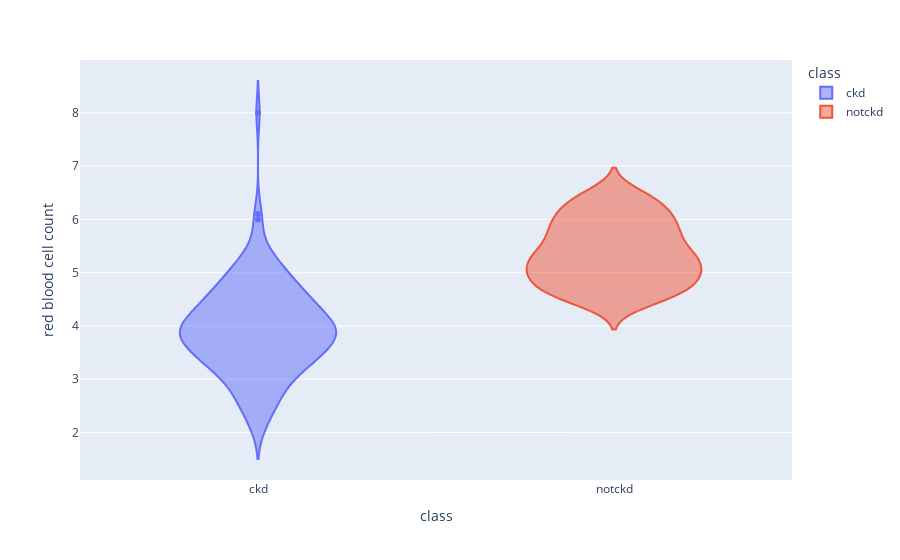

Notebook code for this chart:
### Code cell
import plotly.express as px
px.violin(df, y='red blood cell count', x='class', color='class')

### Figure 1 — Plotly figure (JSON) as saved in the notebook; plotly's stock layout.template omitted (floating-point values rounded to 4 significant figures; data arrays with more than 128 entries replaced by an {"elided": "..."} marker saying what was removed)
{"data": [{"alignmentgroup": "True", "box": {"visible": false}, "hovertemplate": "class=%{x}<br>red blood cell count=%{y}<extra></extra>", "legendgroup": "ckd", "marker": {"color": "#636efa"}, "name": "ckd", "offsetgroup": "ckd", "orientation": "v", "scalegroup": "True", "showlegend": true, "type": "violin", "x": {"elided": "250 str values"}, "x0": " ", "xaxis": "x", "y": {"elided": "250 float values"}, "y0": " ", "yaxis": "y"}, {"alignmentgroup": "True", "box": {"visible": false}, "hovertemplate": "class=%{x}<br>red blood cell count=%{y}<extra></extra>", "legendgroup": "notckd", "marker": {"color": "#EF553B"}, "name": "notckd", "offsetgroup": "notckd", "orientation": "v", "scalegroup": "True", "showlegend": true, "type": "violin", "x": {"elided": "150 str values"}, "x0": " ", "xaxis": "x", "y": {"elided": "150 float values"}, "y0": " ", "yaxis": "y"}], "layout": {"legend": {"title": {"text": "class"}, "tracegroupgap": 0}, "margin": {"t": 60}, "violinmode": "overlay", "xaxis": {"anchor": "y", "categoryarray": ["ckd", "notckd"], "categoryorder": "array", "domain": [0, 1], "title": {"text": "class"}}, "yaxis": {"anchor": "x", "domain": [0, 1], "title": {"text": "red blood cell count"}}}}
